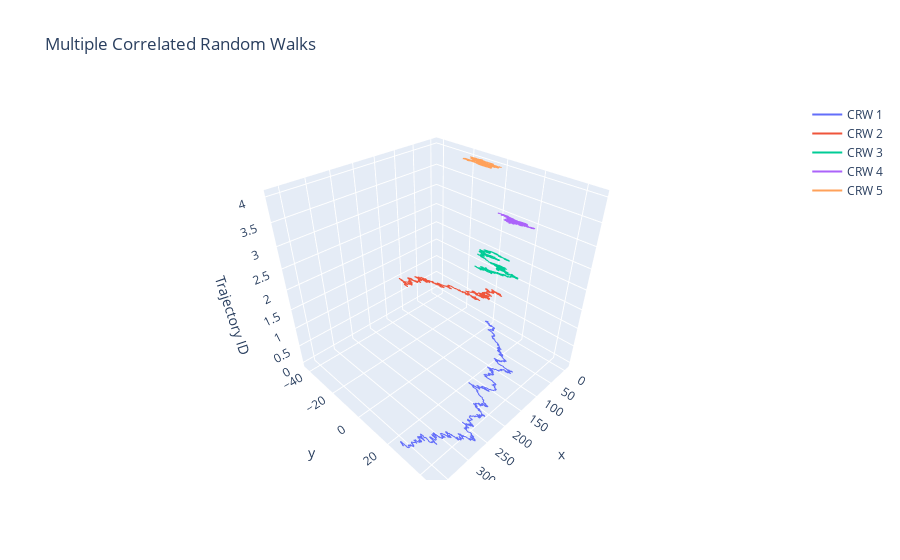

Source (notebook cell):
### Markdown cell above
# Activity 5: Correlated Random Walk - Vec2d - N Trajectories

### Code cell
def multiple_crw(n_traj=5, n_steps=1000, scale=1.0):
    fig = go.Figure()

    for i in range(n_traj):
        pos = Vec2d(0, 0)
        trajectory = [pos.to_tuple()]
        
        for _ in range(n_steps):
            angle = cauchy.rvs(scale=scale * (i + 1))  # Diferente coeficiente de Cauchy para cada trayectoria
            step = Vec2d(1, 0).rotated(angle)
            pos += step
            trajectory.append(pos.to_tuple())

        x, y = zip(*trajectory)
        z = np.full(len(x), i)  # Usamos un valor fijo de Z para separar las trayectorias en 3D

        fig.add_trace(go.Scatter3d(x=x, y=y, z=z, mode='lines', name=f'CRW {i+1}'))

    print(f"Generadas {n_traj} trayectorias con {n_steps} pasos cada una.")
    
    fig.update_layout(title="Multiple Correlated Random Walks",
                      scene=dict(zaxis_title="Trajectory ID"),
                      showlegend=True)
    fig.show()

# Llamada de prueba
multiple_crw()

### Figure 1 — Plotly figure (JSON) as saved in the notebook; plotly's stock layout.template omitted (floating-point values rounded to 4 significant figures; data arrays with more than 128 entries replaced by an {"elided": "..."} marker saying what was removed)
{"data": [{"mode": "lines", "name": "CRW 1", "type": "scatter3d", "x": {"elided": "1001 float values"}, "y": {"elided": "1001 float values"}, "z": {"elided": "1001 int values"}}, {"mode": "lines", "name": "CRW 2", "type": "scatter3d", "x": {"elided": "1001 float values"}, "y": {"elided": "1001 float values"}, "z": {"elided": "1001 int values"}}, {"mode": "lines", "name": "CRW 3", "type": "scatter3d", "x": {"elided": "1001 float values"}, "y": {"elided": "1001 float values"}, "z": {"elided": "1001 int values"}}, {"mode": "lines", "name": "CRW 4", "type": "scatter3d", "x": {"elided": "1001 float values"}, "y": {"elided": "1001 float values"}, "z": {"elided": "1001 int values"}}, {"mode": "lines", "name": "CRW 5", "type": "scatter3d", "x": {"elided": "1001 float values"}, "y": {"elided": "1001 float values"}, "z": {"elided": "1001 int values"}}], "layout": {"scene": {"zaxis": {"title": {"text": "Trajectory ID"}}}, "showlegend": true, "title": {"text": "Multiple Correlated Random Walks"}}}
